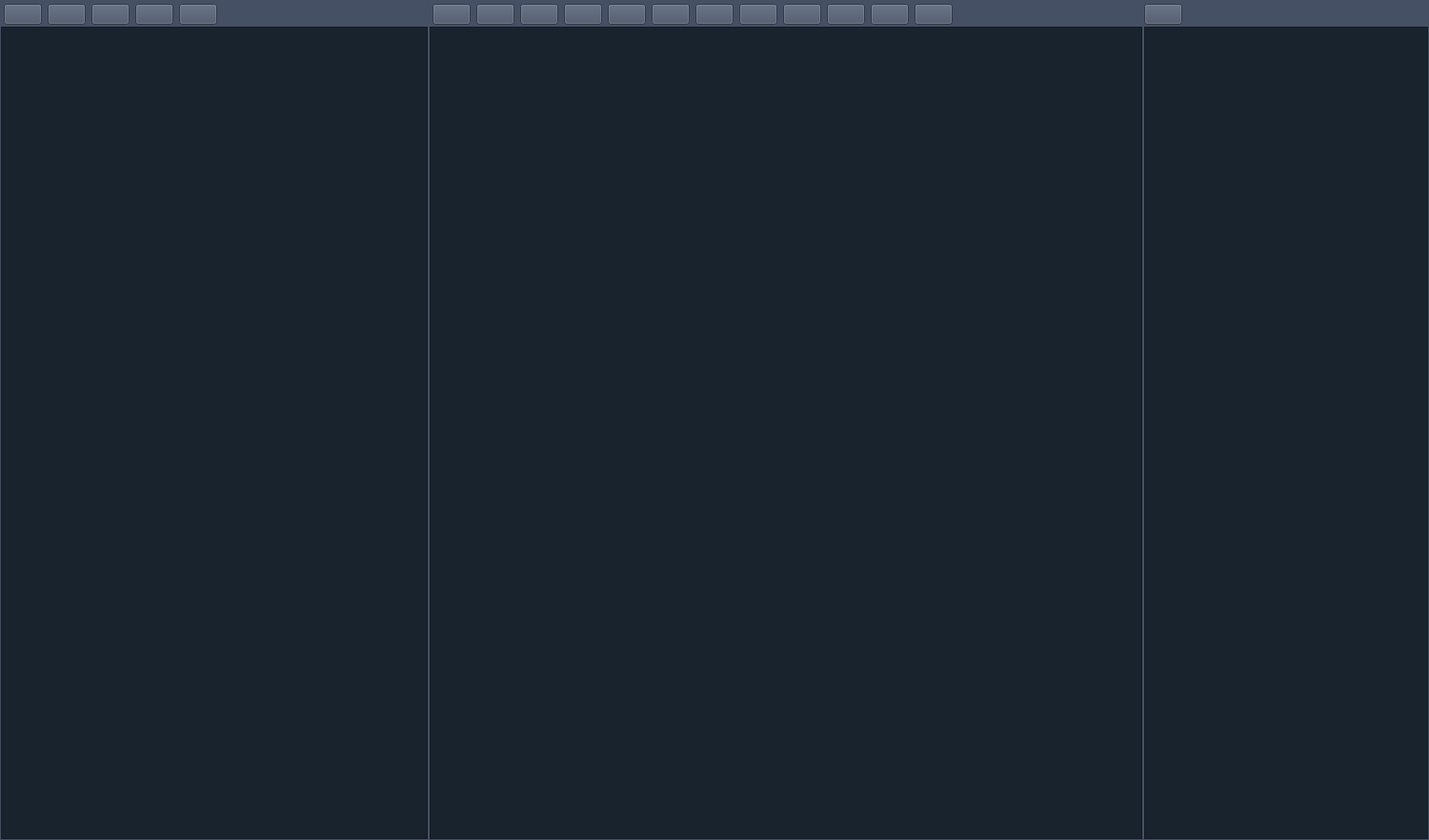
<?xml version="1.0" encoding="UTF-8"?>
<ui version="4.0">
 <class>VesselRevisingWidget</class>
 <widget class="QWidget" name="VesselRevisingWidget">
  <property name="geometry">
   <rect>
    <x>0</x>
    <y>0</y>
    <width>1500</width>
    <height>882</height>
   </rect>
  </property>
  <property name="windowTitle">
   <string>VesselRevisingWidget</string>
  </property>
  <property name="styleSheet">
   <string notr="true">color: rgb(255, 255, 255);
background-color: rgb(25, 35, 45);
font: 9pt &quot;微软雅黑&quot;;</string>
  </property>
  <layout class="QVBoxLayout" name="verticalLayout">
   <property name="spacing">
    <number>1</number>
   </property>
   <property name="leftMargin">
    <number>0</number>
   </property>
   <property name="topMargin">
    <number>0</number>
   </property>
   <property name="rightMargin">
    <number>0</number>
   </property>
   <property name="bottomMargin">
    <number>0</number>
   </property>
   <item>
    <layout class="QHBoxLayout" name="Revising_horizontalLayout">
     <property name="spacing">
      <number>0</number>
     </property>
     <property name="sizeConstraint">
      <enum>QLayout::SetDefaultConstraint</enum>
     </property>
     <property name="bottomMargin">
      <number>0</number>
     </property>
     <item>
      <widget class="QFrame" name="RevisingWidget">
       <property name="sizePolicy">
        <sizepolicy hsizetype="Preferred" vsizetype="Preferred">
         <horstretch>3</horstretch>
         <verstretch>0</verstretch>
        </sizepolicy>
       </property>
       <property name="minimumSize">
        <size>
         <width>0</width>
         <height>0</height>
        </size>
       </property>
       <property name="styleSheet">
        <string notr="true">QFrame#RevisingWidget {
	border: 1px solid rgb(70,80,100);
}</string>
       </property>
       <property name="frameShape">
        <enum>QFrame::StyledPanel</enum>
       </property>
       <property name="frameShadow">
        <enum>QFrame::Raised</enum>
       </property>
       <layout class="QVBoxLayout" name="verticalLayout_4">
        <property name="spacing">
         <number>6</number>
        </property>
        <property name="leftMargin">
         <number>0</number>
        </property>
        <property name="topMargin">
         <number>0</number>
        </property>
        <property name="rightMargin">
         <number>0</number>
        </property>
        <property name="bottomMargin">
         <number>0</number>
        </property>
        <item>
         <layout class="QVBoxLayout" name="verticalLayout_3">
          <property name="spacing">
           <number>0</number>
          </property>
          <property name="leftMargin">
           <number>0</number>
          </property>
          <item>
           <widget class="QWidget" name="widget" native="true">
            <property name="sizePolicy">
             <sizepolicy hsizetype="Expanding" vsizetype="Expanding">
              <horstretch>0</horstretch>
              <verstretch>0</verstretch>
             </sizepolicy>
            </property>
            <property name="styleSheet">
             <string notr="true">background-color: rgb(70, 80, 100);</string>
            </property>
            <layout class="QHBoxLayout" name="horizontalLayout_2">
             <property name="leftMargin">
              <number>3</number>
             </property>
             <property name="topMargin">
              <number>3</number>
             </property>
             <property name="rightMargin">
              <number>0</number>
             </property>
             <property name="bottomMargin">
              <number>2</number>
             </property>
             <item>
              <widget class="QPushButton" name="open_file_button">
               <property name="text">
                <string/>
               </property>
              </widget>
             </item>
             <item>
              <widget class="QPushButton" name="save_pos_button">
               <property name="text">
                <string/>
               </property>
              </widget>
             </item>
             <item>
              <widget class="QPushButton" name="set_function_button">
               <property name="text">
                <string/>
               </property>
              </widget>
             </item>
             <item>
              <widget class="QPushButton" name="filter_button">
               <property name="text">
                <string/>
               </property>
              </widget>
             </item>
             <item>
              <widget class="QPushButton" name="filter_finish_button">
               <property name="text">
                <string/>
               </property>
              </widget>
             </item>
             <item>
              <spacer name="horizontalSpacer_2">
               <property name="orientation">
                <enum>Qt::Horizontal</enum>
               </property>
               <property name="sizeHint" stdset="0">
                <size>
                 <width>40</width>
                 <height>20</height>
                </size>
               </property>
              </spacer>
             </item>
            </layout>
           </widget>
          </item>
          <item>
           <widget class="QFrame" name="RevisingWidget2">
            <property name="sizePolicy">
             <sizepolicy hsizetype="Expanding" vsizetype="Expanding">
              <horstretch>0</horstretch>
              <verstretch>1</verstretch>
             </sizepolicy>
            </property>
            <property name="minimumSize">
             <size>
              <width>0</width>
              <height>0</height>
             </size>
            </property>
            <property name="styleSheet">
             <string notr="true"/>
            </property>
            <property name="frameShape">
             <enum>QFrame::StyledPanel</enum>
            </property>
            <property name="frameShadow">
             <enum>QFrame::Raised</enum>
            </property>
            <layout class="QVBoxLayout" name="verticalLayout_16">
             <property name="leftMargin">
              <number>0</number>
             </property>
             <property name="topMargin">
              <number>0</number>
             </property>
             <property name="rightMargin">
              <number>0</number>
             </property>
             <property name="bottomMargin">
              <number>0</number>
             </property>
             <item>
              <layout class="QVBoxLayout" name="Revising_verticalLayout"/>
             </item>
            </layout>
           </widget>
          </item>
         </layout>
        </item>
       </layout>
      </widget>
     </item>
     <item>
      <widget class="QFrame" name="RevisingFrame">
       <property name="sizePolicy">
        <sizepolicy hsizetype="Preferred" vsizetype="Preferred">
         <horstretch>5</horstretch>
         <verstretch>0</verstretch>
        </sizepolicy>
       </property>
       <property name="styleSheet">
        <string notr="true">QFrame#RevisingFrame {
	border: 1px solid rgb(70,80,100);
}</string>
       </property>
       <property name="frameShape">
        <enum>QFrame::StyledPanel</enum>
       </property>
       <property name="frameShadow">
        <enum>QFrame::Raised</enum>
       </property>
       <layout class="QVBoxLayout" name="verticalLayout_5">
        <property name="leftMargin">
         <number>0</number>
        </property>
        <property name="topMargin">
         <number>0</number>
        </property>
        <property name="rightMargin">
         <number>0</number>
        </property>
        <property name="bottomMargin">
         <number>0</number>
        </property>
        <item>
         <layout class="QVBoxLayout" name="verticalLayout_2">
          <property name="spacing">
           <number>0</number>
          </property>
          <property name="leftMargin">
           <number>0</number>
          </property>
          <property name="bottomMargin">
           <number>0</number>
          </property>
          <item>
           <widget class="QWidget" name="widget_2" native="true">
            <property name="sizePolicy">
             <sizepolicy hsizetype="Expanding" vsizetype="Expanding">
              <horstretch>0</horstretch>
              <verstretch>0</verstretch>
             </sizepolicy>
            </property>
            <property name="styleSheet">
             <string notr="true">background-color: rgb(70, 80, 100);</string>
            </property>
            <layout class="QHBoxLayout" name="horizontalLayout_4">
             <property name="leftMargin">
              <number>3</number>
             </property>
             <property name="topMargin">
              <number>3</number>
             </property>
             <property name="rightMargin">
              <number>3</number>
             </property>
             <property name="bottomMargin">
              <number>2</number>
             </property>
             <item>
              <widget class="QPushButton" name="tool_xy_button">
               <property name="text">
                <string/>
               </property>
              </widget>
             </item>
             <item>
              <widget class="QPushButton" name="tool_xz_button">
               <property name="text">
                <string/>
               </property>
              </widget>
             </item>
             <item>
              <widget class="QPushButton" name="tool_yz_button">
               <property name="text">
                <string/>
               </property>
              </widget>
             </item>
             <item>
              <widget class="QPushButton" name="marking_button">
               <property name="text">
                <string/>
               </property>
              </widget>
             </item>
             <item>
              <widget class="QPushButton" name="sure_marking_button">
               <property name="text">
                <string/>
               </property>
              </widget>
             </item>
             <item>
              <widget class="QPushButton" name="delete_mark_button">
               <property name="text">
                <string/>
               </property>
              </widget>
             </item>
             <item>
              <widget class="QPushButton" name="delete_limit_button">
               <property name="text">
                <string/>
               </property>
              </widget>
             </item>
             <item>
              <widget class="QPushButton" name="clear_mark_button">
               <property name="text">
                <string/>
               </property>
              </widget>
             </item>
             <item>
              <widget class="QPushButton" name="withdraw_button">
               <property name="text">
                <string/>
               </property>
              </widget>
             </item>
             <item>
              <widget class="QPushButton" name="withdraw_all_button">
               <property name="text">
                <string/>
               </property>
              </widget>
             </item>
             <item>
              <widget class="QPushButton" name="focal_button">
               <property name="text">
                <string/>
               </property>
              </widget>
             </item>
             <item>
              <widget class="QPushButton" name="projection_button">
               <property name="text">
                <string/>
               </property>
              </widget>
             </item>
             <item>
              <spacer name="horizontalSpacer">
               <property name="orientation">
                <enum>Qt::Horizontal</enum>
               </property>
               <property name="sizeHint" stdset="0">
                <size>
                 <width>40</width>
                 <height>20</height>
                </size>
               </property>
              </spacer>
             </item>
            </layout>
           </widget>
          </item>
          <item>
           <widget class="QFrame" name="RevisingFrame2">
            <property name="sizePolicy">
             <sizepolicy hsizetype="Expanding" vsizetype="Expanding">
              <horstretch>0</horstretch>
              <verstretch>1</verstretch>
             </sizepolicy>
            </property>
            <property name="minimumSize">
             <size>
              <width>0</width>
              <height>0</height>
             </size>
            </property>
            <property name="styleSheet">
             <string notr="true"/>
            </property>
            <property name="frameShape">
             <enum>QFrame::StyledPanel</enum>
            </property>
            <property name="frameShadow">
             <enum>QFrame::Raised</enum>
            </property>
            <layout class="QVBoxLayout" name="verticalLayout_30">
             <property name="leftMargin">
              <number>0</number>
             </property>
             <property name="topMargin">
              <number>0</number>
             </property>
             <property name="rightMargin">
              <number>0</number>
             </property>
             <property name="bottomMargin">
              <number>0</number>
             </property>
             <item>
              <layout class="QVBoxLayout" name="RevisingFrame_verticalLayout">
               <property name="spacing">
                <number>6</number>
               </property>
              </layout>
             </item>
            </layout>
           </widget>
          </item>
         </layout>
        </item>
       </layout>
      </widget>
     </item>
     <item>
      <widget class="QFrame" name="FilterFrame">
       <property name="sizePolicy">
        <sizepolicy hsizetype="Preferred" vsizetype="Preferred">
         <horstretch>2</horstretch>
         <verstretch>0</verstretch>
        </sizepolicy>
       </property>
       <property name="minimumSize">
        <size>
         <width>0</width>
         <height>0</height>
        </size>
       </property>
       <property name="styleSheet">
        <string notr="true">QFrame#FilterFrame {
	border: 1px solid rgb(70,80,100);
}</string>
       </property>
       <layout class="QVBoxLayout" name="verticalLayout_8">
        <property name="leftMargin">
         <number>0</number>
        </property>
        <property name="topMargin">
         <number>0</number>
        </property>
        <property name="rightMargin">
         <number>0</number>
        </property>
        <property name="bottomMargin">
         <number>0</number>
        </property>
        <item>
         <layout class="QVBoxLayout" name="verticalLayout_7">
          <property name="spacing">
           <number>0</number>
          </property>
          <item>
           <widget class="QWidget" name="widget_4" native="true">
            <property name="sizePolicy">
             <sizepolicy hsizetype="Expanding" vsizetype="Expanding">
              <horstretch>0</horstretch>
              <verstretch>0</verstretch>
             </sizepolicy>
            </property>
            <property name="styleSheet">
             <string notr="true">background-color: rgb(70, 80, 100);</string>
            </property>
            <layout class="QHBoxLayout" name="horizontalLayout_5">
             <property name="spacing">
              <number>6</number>
             </property>
             <property name="leftMargin">
              <number>0</number>
             </property>
             <property name="topMargin">
              <number>3</number>
             </property>
             <property name="rightMargin">
              <number>3</number>
             </property>
             <property name="bottomMargin">
              <number>2</number>
             </property>
             <item>
              <widget class="QPushButton" name="clear_button">
               <property name="text">
                <string/>
               </property>
              </widget>
             </item>
             <item>
              <spacer name="horizontalSpacer_f3">
               <property name="orientation">
                <enum>Qt::Horizontal</enum>
               </property>
               <property name="sizeHint" stdset="0">
                <size>
                 <width>40</width>
                 <height>20</height>
                </size>
               </property>
              </spacer>
             </item>
            </layout>
           </widget>
          </item>
          <item>
           <widget class="QFrame" name="FilterFrame2">
            <property name="sizePolicy">
             <sizepolicy hsizetype="Expanding" vsizetype="Expanding">
              <horstretch>0</horstretch>
              <verstretch>1</verstretch>
             </sizepolicy>
            </property>
            <property name="frameShape">
             <enum>QFrame::StyledPanel</enum>
            </property>
            <property name="frameShadow">
             <enum>QFrame::Raised</enum>
            </property>
            <layout class="QHBoxLayout" name="horizontalLayout_3">
             <property name="leftMargin">
              <number>0</number>
             </property>
             <property name="topMargin">
              <number>0</number>
             </property>
             <property name="rightMargin">
              <number>0</number>
             </property>
             <property name="bottomMargin">
              <number>0</number>
             </property>
             <item>
              <layout class="QVBoxLayout" name="FilterWidget_verticalLayout">
               <property name="spacing">
                <number>6</number>
               </property>
               <property name="topMargin">
                <number>0</number>
               </property>
               <property name="rightMargin">
                <number>0</number>
               </property>
              </layout>
             </item>
            </layout>
           </widget>
          </item>
         </layout>
        </item>
       </layout>
      </widget>
     </item>
    </layout>
   </item>
  </layout>
 </widget>
 <resources/>
 <connections/>
</ui>
